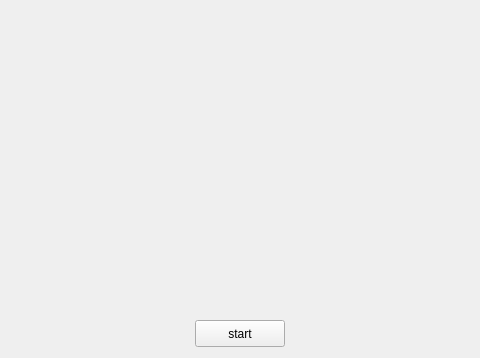
<?xml version="1.0" encoding="UTF-8"?>
<ui version="4.0">
 <class>MainWindow</class>
 <widget class="QMainWindow" name="MainWindow">
  <property name="geometry">
   <rect>
    <x>0</x>
    <y>0</y>
    <width>480</width>
    <height>358</height>
   </rect>
  </property>
  <property name="windowTitle">
   <string>MainWindow</string>
  </property>
  <widget class="QWidget" name="centralWidget">
   <widget class="UpgradeWidget" name="showWidget" native="true">
    <property name="geometry">
     <rect>
      <x>30</x>
      <y>10</y>
      <width>420</width>
      <height>300</height>
     </rect>
    </property>
   </widget>
   <widget class="QPushButton" name="showButton">
    <property name="geometry">
     <rect>
      <x>195</x>
      <y>320</y>
      <width>90</width>
      <height>27</height>
     </rect>
    </property>
    <property name="text">
     <string>start</string>
    </property>
   </widget>
  </widget>
 </widget>
 <layoutdefault spacing="6" margin="11"/>
 <customwidgets>
  <customwidget>
   <class>UpgradeWidget</class>
   <extends>QWidget</extends>
   <header>UpgradeWidget.h</header>
   <container>1</container>
  </customwidget>
 </customwidgets>
 <resources/>
 <connections/>
</ui>
